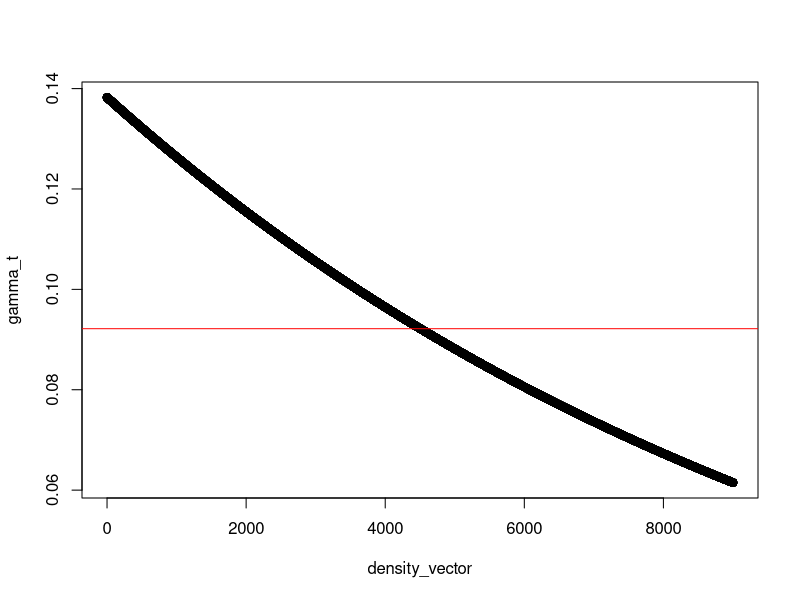
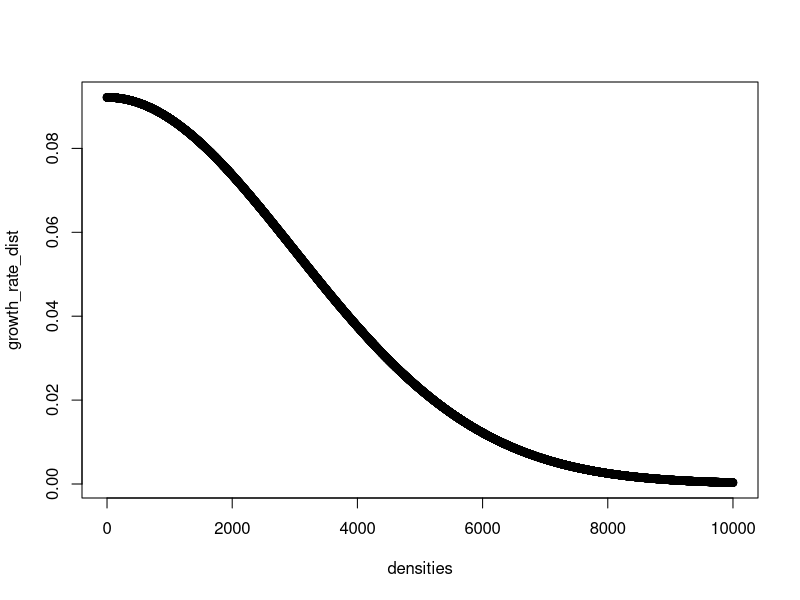
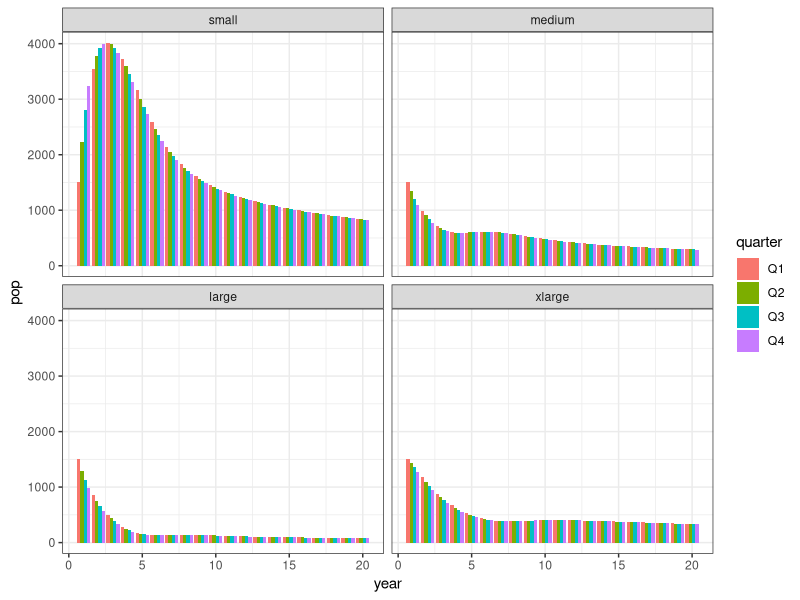
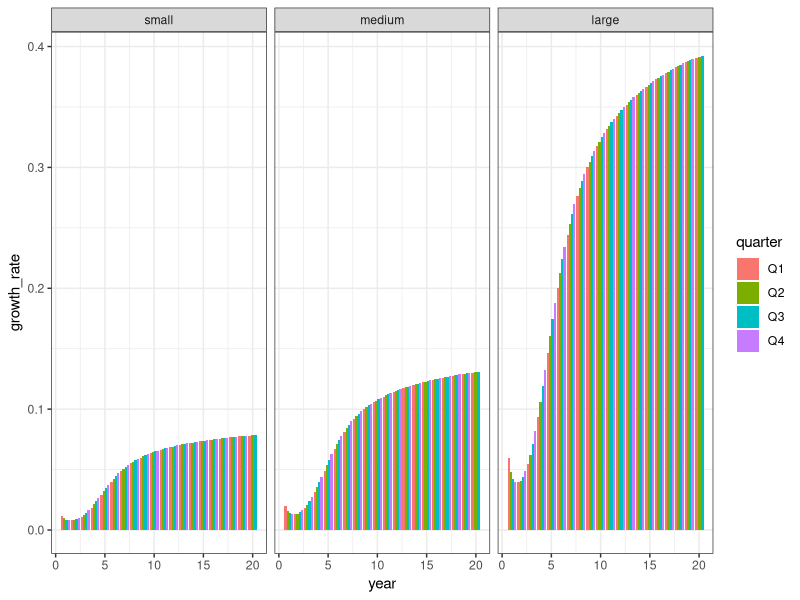
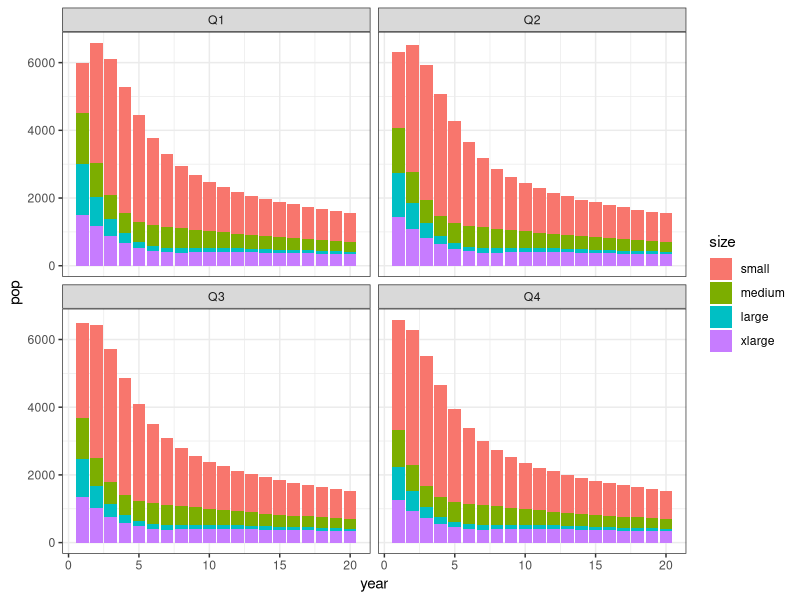

Generate these figures, in order, with R:
## ---- chunk 1
knitr::opts_chunk$set(echo = TRUE)

library(fdrtool)
library(reshape2)
library(ggplot2)
library(tidyr)
## ---- chunk 2

# Checking to see what the yearly rate would be if they constantly grow by 46.08 mm/quarter (at least for small and medium sizes)

# For small size, less than 850
sample_N <- runif(10000, 850, 1150)
sample_time <- as.data.frame(matrix(NA, ncol = 7, nrow = 10000))
sample_time[, 1] <- sample_N 
yearly_rate <- vector()

for(i in 2:7) {
  sample_time[, i] <- sample_time[, i - 1] + 46.08
}

yearly_rate[1] <- sum(sample_time[1] > 1150)

for(i in 2:7) {
  yearly_rate[i] <- sum(sample_time[i] > 1150) - sum(yearly_rate[1:i-1])
}
mean(yearly_rate[-1])/10000

# 0.09657778 in first run
# 0.09738889 in second run
# 0.09721111 in third run

# 1/10.3 quarters = 0.09708738 --- I think that is actually right; how weird

### Results of the same calculations, but for the medium size class (which has less growth needed to graduate into the large size class than from small to medium)

# 0.1538667 in first run
# 0.1535333 in second run
# 0.1533333 in third run

# 1/6.5 quarters = 0.1538462

#### Construct half normal distributions for growth rate
# Using absolute value of a normal distribution to create a half normal distribution,
# with mu set to peak growth rate, and standard deviation based on carrying capacity

carrying_capacity <- 6000 # Arbitrary number to start with
# Using carrying capacity to figure out a standard deviation 
sd_1 <- (carrying_capacity*0.975)/1.96

# Using standard error derived from 6000 as an approximate carrying capacity, create vector of densities, transform using half normal to a probability of occurance, then transform to growth rate, using (1 - probability)*peak growth rate
densities <- runif(10000, 0, 10000)
prob_values <- dhalfnorm(densities, theta = ((sqrt(pi/2))/sd_1))
growth_rate_dist <- vector()
for(i in 1:length(prob_values)) {
  growth_rate_dist[i] <- (prob_values[i]/max(prob_values))*0.09216
}

##### Vital rates function

rates_fun <- function(carrying_capacity, 
                      peak_vital_rate,
                      current_density) {
  # Calculate sigma for scaling standard deviation using carrying capacity
  sd <- (carrying_capacity*0.975)/1.96
  # Create vector of possible abundance 
  densities <- runif(100000, 0, carrying_capacity*1.5)
  # Calculate PDF for all density values
  prob_values <- dhalfnorm(densities, theta = ((sqrt(pi/2))/sd))
  # Calculate PDF value for the current density
  PDf_value <- dhalfnorm(current_density, theta = ((sqrt(pi/2))/sd))
  # Use maximum value to scale current density's PDF value, and multiply by the peak vital rate
  rate <- (PDf_value/max(prob_values))*peak_vital_rate
  return(rate)
}

x <- rates_fun(carrying_capacity = 6000, # from 116 snakes/hectare for 55 hectares
          peak_vital_rate = 0.09216, # peak growth rate for small & medium sizes
          current_density = 1000) 


average_growth <- (((16.1*22)+(13.1*14))/36)*3 # converting average monthly mm growth into quarterly

size_class_ranges <- c(850 - 350, 
                       1150 - 850, 
                       1250 - 1150)

growth_peak_rates <- 1/(size_class_ranges/average_growth)

## ---- chunk 3

# Trying out the Bellier alternate method using growth rate to see what the relationship is between growth rate and density
gamma_0 <- log(0.09216)
density_vector <- runif(100000, min = 0, max = 6000*1.5)
mean_density <- mean(density_vector)
beta <- -0.00009

gamma_t <- exp(gamma_0 + beta*(density_vector-mean_density))



plot(density_vector, gamma_t)
abline(h = exp(gamma_0), col = "red")
## ---- chunk 4

plot(densities, growth_rate_dist)
## ---- chunk 5

mortality_vector <- c("d_1" = 0.1, 
                      "d_2" = 0.1, 
                      "d_3" = 0.1,
                      "d_4" = 0.1)

repro_vector <- c("r_2" = 0.2, 
                  "r_3" = 0.2, 
                  "r_4" = 0.2) 

### Function to generate population for all size classes in next time step 
generate_fun <- function(t_minus_1,# The previous time step data (1 row, 4 columns for each size class)
                            growth, # growth rate vector for 3 smaller size classes
                            mortality, # mortality rate vector for all size classes
                            reproduction) { # reproductive rate vector for 3 larger size classes
  # Create vector to hold the current time step's population numbers
  t <- vector() 
  # Calculate small class population
  t[1] <- (1-(growth[1] + mortality[1]))*t_minus_1[, 1] + 
    reproduction[1]*t_minus_1[, 2] + 
    reproduction[2]*t_minus_1[, 3] +
    reproduction[3]*t_minus_1[, 4]
  # Calculate medium class population
  t[2] <- (1-(growth[2] + mortality[2]))*t_minus_1[, 2] +
    growth[1]*t_minus_1[, 1]
  # Calculate large class population
  t[3] <- (1-(growth[3] + mortality[3]))*t_minus_1[, 3] +
    growth[2]*t_minus_1[, 2]
  # Calculate x-large class population
  t[4] <- (1 - mortality[4])*t_minus_1[, 4] +
    growth[3]*t_minus_1[, 3]
  
  return(t)
}


 growth <- rates_fun(carrying_capacity = 6000, # from 116 snakes/hectare for 55 hectares
          peak_vital_rate = growth_peak_rates[1], # peak growth rate for small & medium sizes
          current_density = 1000) 

# reproduction <- rates_fun(carrying_capacity = 6000, # from 116 snakes/hectare for 55 hectares
#           peak_vital_rate = 0.09216, # peak growth rate for small & medium sizes
#           current_density = 1000) 

# Number of years to simulate (with 4 time steps per year)
Year <- 20

# Starting population
N <- 6000

# Size classes
bins <- c("small",
          "medium",
          "large",
          "xlarge")
n_bins <- length(bins)

# List of empty matrices to fill with growth and reproduction values drawn for each size class in each year
vital_rates <- list()
vital_rates$growth <- as.data.frame(matrix(NA, nrow = Year*4, ncol = 3))
# vital_rates$repro <- as.data.frame(matrix(NA, nrow = Year*4, ncol = 3))

# Empty matrix to fill with population results for a 20 year timeseries
# A column for each size class, plus a totals column
timeseries <- as.data.frame(matrix(NA, nrow = Year*4, ncol = n_bins+1))
colnames(timeseries) <- c(bins, "total")

# Time 0 in first row
timeseries[1, ] <- c(rep(N/4, 4), N)

for(ts in 2:(Year*4)) {
  # Generate growth rate for this year
  vital_rates$growth[ts-1, ] <- rates_fun(carrying_capacity = 6000,
          peak_vital_rate = growth_peak_rates,
          current_density = timeseries$total[ts-1])
  # Generate next time step populations
  timeseries[ts, 1:4] <- generate_fun(t_minus_1 = timeseries[ts-1,],
                                       growth = vital_rates$growth[ts-1, ],
                                       mortality = mortality_vector,
                                       reproduction = repro_vector)
  timeseries$total[ts] <- sum(timeseries[ts, 1:4])
}

# Adding year and quarter columns
timeseries$year <- rep(1:Year, each = 4)
timeseries$quarter <- rep(paste0("Q", 1:4), Year)

### Plotting all populations to see what's happening

# Melt matrix to make plotting easier
tm_plot <- melt(timeseries[, -5], id.vars = c("year", "quarter"))
colnames(tm_plot)[3:4] <- c("size", "pop")

ggplot(tm_plot, aes(fill = quarter, y = pop, x = year)) +
  geom_bar(position="dodge", stat="identity") +
  facet_wrap(vars(size)) +
  theme_bw()


## Plotting growth rates for each size class
colnames(vital_rates$growth) <- bins[-4]
vital_rates$growth$year <- rep(1:Year, each = 4)
vital_rates$growth$quarter <- rep(paste0("Q", 1:4), Year)

growth_rates_plots <- melt(vital_rates$growth[-80,], id.vars = c("year", "quarter"))
colnames(growth_rates_plots)[3:4] <- c("size", "growth_rate")

ggplot(growth_rates_plots, aes(x = year, y = growth_rate, fill = quarter)) +
  geom_bar(position = "dodge", stat = "identity")+
  facet_wrap(vars(size)) +
  theme_bw()

## Plotting proportion of size classes in population
ggplot(tm_plot, aes(fill = size, y = pop, x = year)) +
  geom_bar(position="stack", stat="identity") +
  facet_wrap(vars(quarter)) +
  theme_bw()

  
